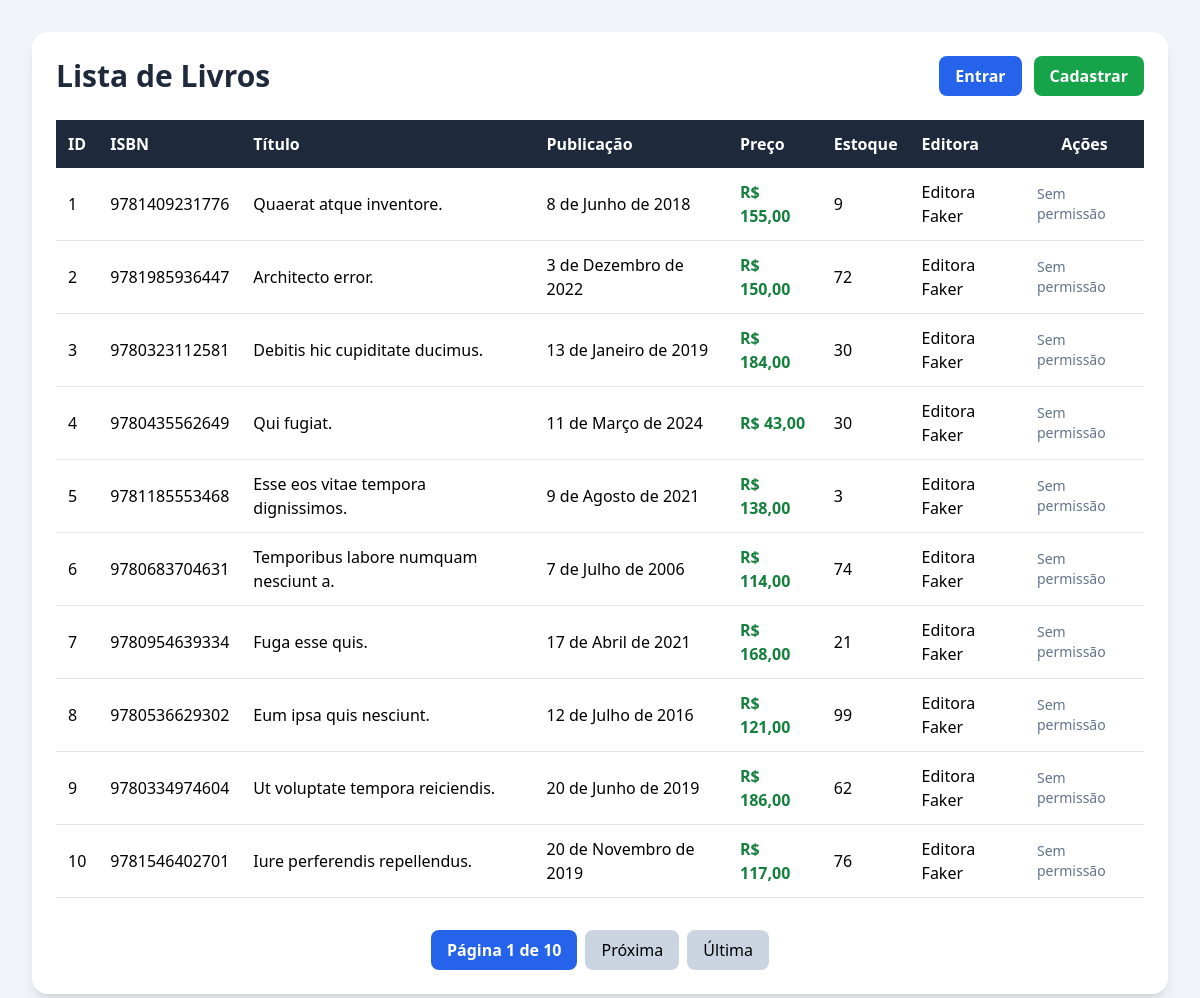
Screenshot of /edu/livros/ with the database file from the repository.
### edu/models.py (models this page shows, shortened)
class Livro(models.Model):
    isbn = models.CharField(max_length=13, unique=True)
    titulo = models.CharField(max_length=200)
    publicacao = models.DateField()
    preco = models.DecimalField(max_digits=6, decimal_places=2)
    estoque = models.IntegerField()
    editora = models.ForeignKey(Editora, on_delete=models.CASCADE)

class Editora(models.Model):
    nome = models.CharField(max_length=100, unique=True)

### edu/views.py (the view)
# urls.py: path("livros/", views.listar_livros, name="listar_livros"),
def listar_livros(request):
    livros = Livro.objects.all().order_by("id")
    paginator = Paginator(livros, 10)
    page_number = request.GET.get("page")
    page_obj = paginator.get_page(page_number)
    return render(request, "edu/listar_livros.html", {"page_obj": page_obj})

### edu/templates/edu/listar_livros.html (shortened to what this page needs)
<!DOCTYPE html>
<html lang="pt-br">
<head>
    <script src="https://cdn.tailwindcss.com"></script>
</head>
<body class="bg-slate-100 min-h-screen p-8">
    <div class="max-w-7xl mx-auto">
        <div class="bg-white shadow-lg rounded-2xl p-6">
            <div class="flex justify-between items-center mb-6">
                <div>
                    <h1 class="text-3xl font-bold text-slate-800">
                        Lista de Livros
                    </h1>
                </div>
                <div class="flex gap-3">
                    {% if user.is_authenticated %}
                        {% if perms.edu.add_livro %}
                            <a href="{% url 'criar_livro' %}"
                               class="bg-blue-600 hover:bg-blue-700 text-white px-4 py-2 rounded-lg font-semibold transition">
                                Novo Livro
                            </a>
                        {% endif %}
                        <a href="{% url 'logout_usuario' %}"
                           class="bg-red-500 hover:bg-red-600 text-white px-4 py-2 rounded-lg font-semibold transition">
                            Sair
                        </a>
                    {% else %}
                        <a href="{% url 'login_usuario' %}"
                           class="bg-blue-600 hover:bg-blue-700 text-white px-4 py-2 rounded-lg font-semibold transition">
                            Entrar
                        </a>
                        <a href="{% url 'cadastro_usuario' %}"
                           class="bg-green-600 hover:bg-green-700 text-white px-4 py-2 rounded-lg font-semibold transition">
                            Cadastrar
                        </a>
                    {% endif %}
                </div>
            </div>
            <div class="overflow-x-auto">
                <table class="w-full border-collapse">
                    <thead>
                        <tr class="bg-slate-800 text-white">
                            <th class="p-3 text-left">ID</th>
                            <th class="p-3 text-left">ISBN</th>
                            <th class="p-3 text-left">Título</th>
                            <th class="p-3 text-left">Publicação</th>
                            <th class="p-3 text-left">Preço</th>
                            <th class="p-3 text-left">Estoque</th>
                            <th class="p-3 text-left">Editora</th>
                            <th class="p-3 text-center">Ações</th>
                        </tr>
                    </thead>
                    <tbody>
                        {% for livro in page_obj %}
                        <tr class="border-b hover:bg-slate-50">
                            <td class="p-3">{{ livro.id }}</td>
                            <td class="p-3">{{ livro.isbn }}</td>
                            <td class="p-3 font-medium">
                                {{ livro.titulo }}
                            </td>
                            <td class="p-3">
                                {{ livro.publicacao }}
                            </td>
                            <td class="p-3 text-green-700 font-semibold">
                                R$ {{ livro.preco }}
                            </td>
                            <td class="p-3">
                                {{ livro.estoque }}
                            </td>
                            <td class="p-3">
                                {{ livro.editora.nome }}
                            </td>
                            <td class="p-3">
                                <div class="flex justify-center gap-2">
                                    {% if not perms.edu.change_livro and not perms.edu.delete_livro %}
                                        <span class="text-slate-500 text-sm">
                                            Sem permissão
                                        </span>
                                    {% endif %}
                                </div>
                            </td>
                        </tr>
                        {% endfor %}
                    </tbody>
                </table>
            </div>
            <div class="flex justify-center items-center gap-2 mt-8">
                <span class="px-4 py-2 bg-blue-600 text-white rounded-lg font-semibold">
                    Página {{ page_obj.number }} de {{ page_obj.paginator.num_pages }}
                </span>
                {% if page_obj.has_next %}
                    <a href="?page={{ page_obj.next_page_number }}"
                       class="px-4 py-2 bg-slate-300 hover:bg-slate-400 rounded-lg transition">
                        Próxima
                    </a>
                    <a href="?page={{ page_obj.paginator.num_pages }}"
                       class="px-4 py-2 bg-slate-300 hover:bg-slate-400 rounded-lg transition">
                        Última
                    </a>
                {% endif %}
            </div>
        </div>
    </div>
</body>
</html>

### rows the page displays
Livro: id "1", isbn "9781409231776", titulo "Quaerat atque inventore.", publicacao "8 de Junho de 2018", preco "155,00", estoque "9", editora.nome "Editora Faker"
Livro: id "2", isbn "9781985936447", titulo "Architecto error.", publicacao "3 de Dezembro de 2022", preco "150,00", estoque "72", editora.nome "Editora Faker"
Livro: id "3", isbn "9780323112581", titulo "Debitis hic cupiditate ducimus.", publicacao "13 de Janeiro de 2019", preco "184,00", estoque "30", editora.nome "Editora Faker"
Livro: id "4", isbn "9780435562649", titulo "Qui fugiat.", publicacao "11 de Março de 2024", preco "43,00", estoque "30", editora.nome "Editora Faker"
Livro: id "5", isbn "9781185553468", titulo "Esse eos vitae tempora dignissimos.", publicacao "9 de Agosto de 2021", preco "138,00", estoque "3", editora.nome "Editora Faker"
Livro: id "6", isbn "9780683704631", titulo "Temporibus labore numquam nesciunt a.", publicacao "7 de Julho de 2006", preco "114,00", estoque "74", editora.nome "Editora Faker"
Livro: id "7", isbn "9780954639334", titulo "Fuga esse quis.", publicacao "17 de Abril de 2021", preco "168,00", estoque "21", editora.nome "Editora Faker"
Livro: id "8", isbn "9780536629302", titulo "Eum ipsa quis nesciunt.", publicacao "12 de Julho de 2016", preco "121,00", estoque "99", editora.nome "Editora Faker"
Livro: id "9", isbn "9780334974604", titulo "Ut voluptate tempora reiciendis.", publicacao "20 de Junho de 2019", preco "186,00", estoque "62", editora.nome "Editora Faker"
Livro: id "10", isbn "9781546402701", titulo "Iure perferendis repellendus.", publicacao "20 de Novembro de 2019", preco "117,00", estoque "76", editora.nome "Editora Faker"

### other values shown
{{ page_obj.number }} "1"
{{ page_obj.paginator.num_pages }} "10"
